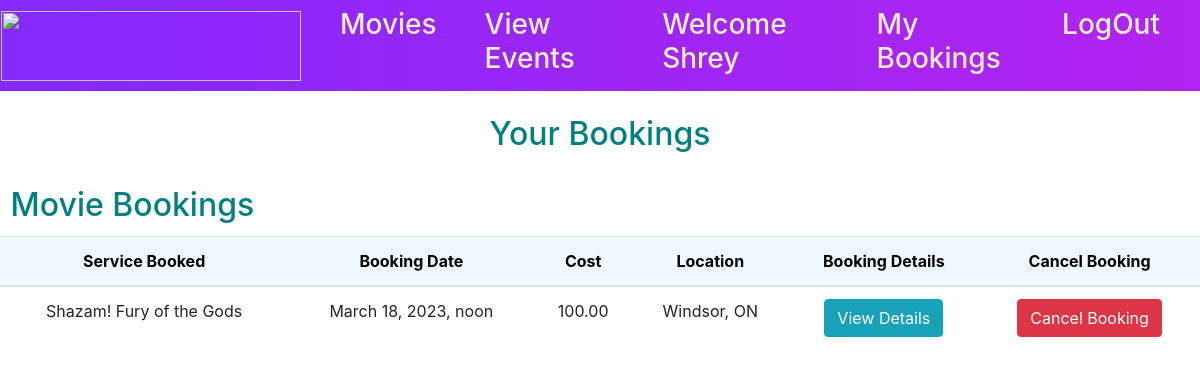
Before: /bookings/ (signed in) with the older database file.
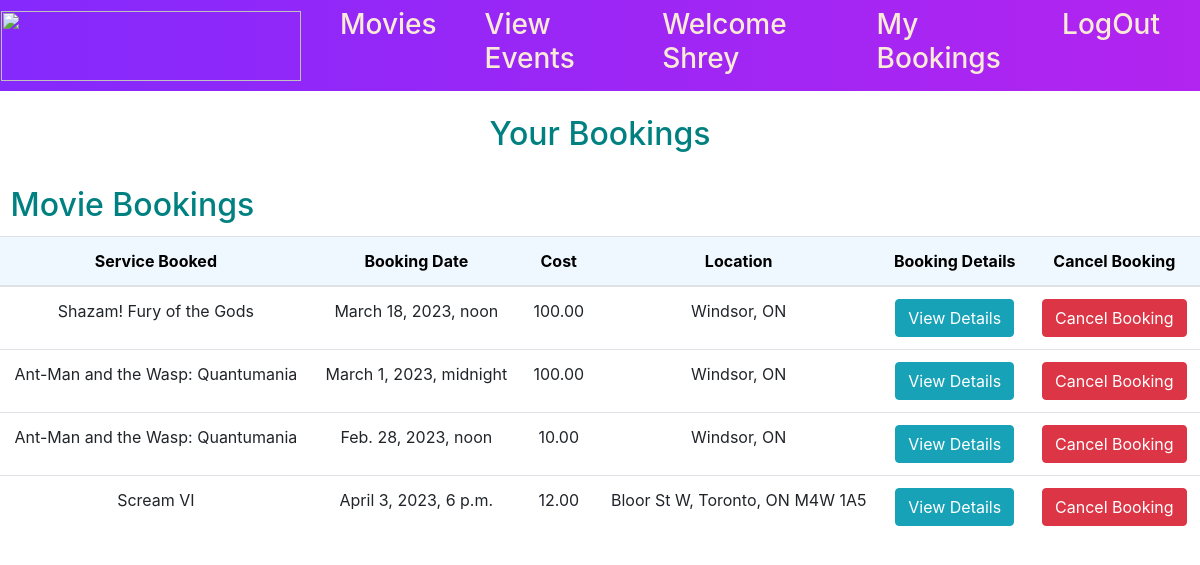
After: the same page with the newer database file.
### home/models.py (models this page shows, shortened)
class Booking(models.Model):
    id = models.UUIDField(primary_key=True, default=uuid.uuid4, editable=False)
    showtime = models.ForeignKey(Showtime, on_delete=models.CASCADE)
    user = models.ForeignKey(User, on_delete=models.CASCADE)
    movie = models.ForeignKey(Movie, on_delete=models.CASCADE)
    seats = models.IntegerField()
    payment_status = models.BooleanField(default=False)
    total_price = models.DecimalField(max_digits=10, decimal_places=2, default=0)

class Movie(models.Model):
    title = models.CharField(max_length=255)
    duration = models.CharField(max_length=25, null=True, blank=False)
    image_url = models.CharField(max_length=100000, null=True, blank=False)
    description = models.TextField(blank=False)
    genre = models.CharField(max_length=100)
    price = models.IntegerField(blank=False)

class Showtime(models.Model):
    movie = models.ForeignKey(Movie, on_delete=models.CASCADE)
    theater = models.ForeignKey(Theater, on_delete=models.CASCADE)
    date = models.DateField(default=timezone.now)
    time = models.TimeField()

class Theater(models.Model):
    name = models.CharField(max_length=255)
    location = models.CharField(max_length=255)

### home/views.py (the view)
@login_required(login_url='/')
def bookings(request):
    user = User.objects.get(email=request.user.email)
    booking_list = Booking.objects.filter(user=user)
    eventbooking_list = Eventbooking.objects.filter(name=user.get_full_name())
    context = {'booking_list': booking_list, 'eventbooking_list': eventbooking_list}
    return render(request, 'bookings.html', context)

### templates/bookings.html (shortened to what this page needs)
{% extends 'base.html' %}
{% block nav0 %}
    Movies
{% endblock nav0 %}
{% block nav0link %}
  /movie
{% endblock nav0link %}
{% block nav1link %}
  /
{% endblock nav1link %}
{% block nav1 %}
  View Events
{% endblock nav1 %}
{% block nav2link %}
  {% if user.is_authenticated %}
      /profile
  {% else %}
    /signup
  {% endif %}
{% endblock nav2link %}
{% block nav2 %}
  {% if user.is_authenticated %}
    Welcome {{user.first_name}}
  {% else %}
    Login
  {% endif %}
{% endblock nav2 %}
{% block nav3link %}
  {% if user.is_authenticated %}
      /bookings
  {% endif %}
{% endblock nav3link %}
{% block nav3 %}
  {% if user.is_authenticated %}
    My Bookings
  {% endif %}
{% endblock nav3 %}
{% block nav4link %}
  {% if user.is_authenticated %}
    /logout
  {% endif %}
{% endblock nav4link %}
{% block nav4 %}
  {% if user.is_authenticated %}
     LogOut
  {% endif %}
{% endblock nav4 %}
{% block body %}
<div class="row mb-4">
    <div class="col-lg-12 text-center p-4 text-black">
        <h2  style="color: #008080">Your Bookings</h2>
    </div>
{% if booking_list %}
<h2  style="color: #008080"> &nbsp;&nbsp;&nbsp;Movie Bookings</h2>
<div class="col-lg-12 m-1 mx-auto">
        <table class="table " >
            <thead class="text-center"style="background: #f0f8ff;color: #000000" >
              <tr>
                <th scope="col">Service Booked</th>
                <th scope="col">Booking Date</th>
                <th scope="col">Cost</th>
                  <th scope="col">Location</th>
                <th scope="col">Booking Details</th>
                <th scope="col">Cancel Booking</th>
              </tr>
            </thead>
            <tbody>
                {% for booking in booking_list %}
              <tr class="text-center">
                <td>{{booking.movie.title}}</td>
                <td>{{booking.showtime.date}}, {{booking.showtime.time}}</td>
                <td>{{booking.total_price}}</td>
                  <td>{{booking.showtime.theater.location}}</td>
                <td>
                    <button type="submit" class="btn btn-info">
                    <a href="{% url 'booking_detail' booking.id %}" class="text-white" style="text-decoration: none;">View Details</a>
                  </button>
                </td>
                <form action="cancel_bookingmovie" method="post">
                  <td><button type="submit" class="btn btn-danger">Cancel Booking</button></td>
                </form>
              </tr>
              {% endfor %}
            </tbody>
        </table>
    </div>
{% endif %}
{% endblock %}

Changed rows visible on the page:
added Booking: movie "Ant-Man and the Wasp: Quantumania", showtime "March 1, 2023", showtime.time "midnight", total_price "100.00", showtime.theater.location "Windsor, ON"
added Booking: movie "Ant-Man and the Wasp: Quantumania", showtime "Feb. 28, 2023", showtime.time "noon", total_price "10.00", showtime.theater.location "Windsor, ON"
added Booking: movie "Scream VI", showtime "April 3, 2023", showtime.time "6 p.m.", total_price "12.00", showtime.theater.location "Bloor St W, Toronto, ON M4W 1A5"
